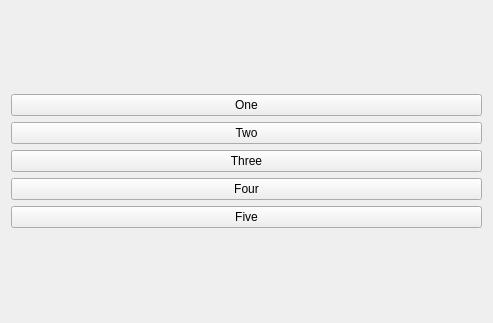
<?xml version="1.0" encoding="UTF-8"?>
<ui version="4.0">
 <class>Widget</class>
 <widget class="QWidget" name="Widget">
  <property name="geometry">
   <rect>
    <x>0</x>
    <y>0</y>
    <width>493</width>
    <height>323</height>
   </rect>
  </property>
  <property name="windowTitle">
   <string>Widget</string>
  </property>
  <layout class="QVBoxLayout" name="verticalLayout_2">
   <item>
    <layout class="QVBoxLayout" name="verticalLayout">
     <item>
      <widget class="QPushButton" name="oneButton">
       <property name="text">
        <string>One</string>
       </property>
      </widget>
     </item>
     <item>
      <widget class="QPushButton" name="twoButton">
       <property name="text">
        <string>Two</string>
       </property>
      </widget>
     </item>
     <item>
      <widget class="QPushButton" name="threeButton">
       <property name="text">
        <string>Three</string>
       </property>
      </widget>
     </item>
     <item>
      <widget class="QPushButton" name="fourButton">
       <property name="text">
        <string>Four</string>
       </property>
      </widget>
     </item>
     <item>
      <widget class="QPushButton" name="fiveButton">
       <property name="text">
        <string>Five</string>
       </property>
      </widget>
     </item>
    </layout>
   </item>
  </layout>
 </widget>
 <layoutdefault spacing="6" margin="11"/>
 <resources/>
 <connections/>
</ui>
